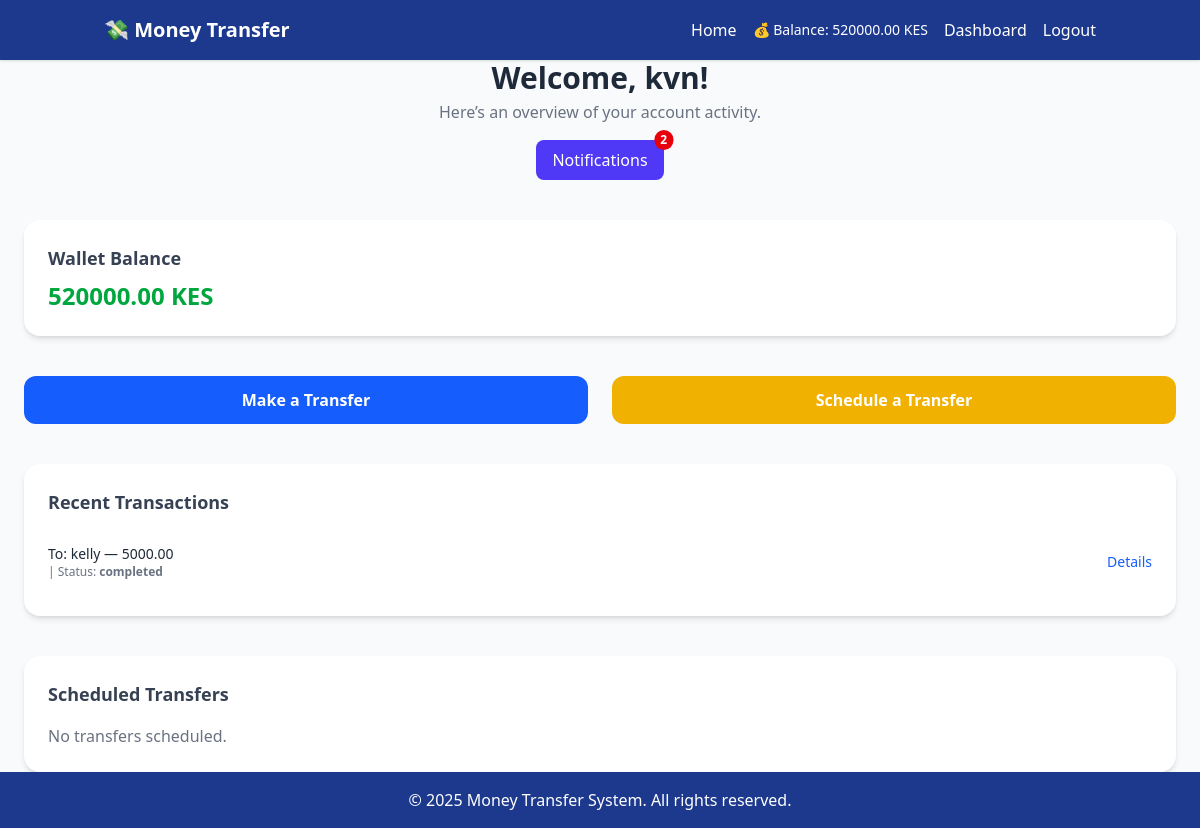
The app's page /dashboard/ (signed in) with its own data.
### apps/transfer_currency/infrastructure/models.py (models this page shows, shortened)
class TimeAbstractModel(models.Model):
    created_at = models.DateTimeField(auto_now_add=True)
    updated_at = models.DateTimeField(auto_now=True)
    created_by = models.ForeignKey(
        settings.AUTH_USER_MODEL,
        on_delete=models.SET_NULL,
        null=True,
        blank=True,
        related_name="%(class)s_created",
    )
    deleted_by = models.ForeignKey(
        settings.AUTH_USER_MODEL,
        on_delete=models.SET_NULL,
        null=True,
        blank=True,
        related_name="%(class)s_deleted",
    )
    deleted_at = models.DateTimeField(null=True, blank=True)
    class Meta:
        abstract = True

class Wallet(TimeAbstractModel):
    user = models.ForeignKey(
        settings.AUTH_USER_MODEL,
        on_delete=models.CASCADE,
    )
    balance = models.DecimalField(max_digits=20, decimal_places=2)
    currency = models.CharField(max_length=10, choices=CurrencyChoices.choices)
    class Meta:
        app_label = "transfer_currency"

class Transaction(TimeAbstractModel):
    id = models.AutoField(primary_key=True)
    sender_wallet = models.ForeignKey(
        Wallet, on_delete=models.CASCADE, related_name="sent_transactions"
    )
    receiver_wallet = models.ForeignKey(
        Wallet, on_delete=models.CASCADE, related_name="received_transactions"
    )
    amount = models.DecimalField(max_digits=20, decimal_places=2)
    scheduled = models.DateTimeField(null=True, blank=True)
    event = models.CharField(max_length=255)
    status = models.CharField(max_length=50, choices=TransactionStatusChoices.choices)
    class Meta:
        app_label = "transfer_currency"

### apps/accounts/infrastructure/models.py (models this page shows, shortened)
class User(AbstractUser):
    phone_number = models.CharField(max_length=20)
    email = models.EmailField(unique=True)

### apps/transfer_currency/interfaces/views.py (the view)
# urls.py: path("dashboard/", views.DashboardView.as_view(), name="dashboard"),
class DashboardView(LoginRequiredMixin, TemplateView):
    template_name = "dashboard.html"
    def get_context_data(self, **kwargs):
        context = super().get_context_data(**kwargs)
        user = self.request.user
        wallet = get_object_or_404(Wallet, user=user)
        context["wallet"] = wallet
        context["transactions"] = Transaction.objects.filter(
            sender_wallet=wallet
        ).order_by("-created_at")
        context["scheduled_transfers"] = Transaction.objects.filter(
            sender_wallet=wallet,
            status="scheduled",
            scheduled__gt=timezone.now(),
        ).order_by("-created_at")
        context["unread_notifications"] = Notification.objects.filter(
            user=user, is_read=False
        ).count()
        return context

### apps/transfer_currency/interfaces/context_processors.py (called while the page is built)
def global_context(request):
    context = {}
    if request.user.is_authenticated:
        context["unread_notifications"] = Notification.objects.filter(
            user=request.user, is_read=False
        ).count()
    return context

### money_system_transfer/templates/dashboard.html (shortened to what this page needs)
{% extends "base.html" %}
{% load static %}
{% block content %}
<div >
  <div class="max-w-6xl mx-auto space-y-10">
    <div class="text-center">
      <h1 class="text-3xl font-bold text-gray-800">Welcome, {{ user.username }}!</h1>
      <p class="text-gray-500 mt-1">Here’s an overview of your account activity.</p>
      <div class="mt-4 flex justify-center">
        <a href="{% url 'notifications' %}" class="relative inline-flex items-center px-4 py-2 bg-indigo-600 text-white rounded-lg hover:bg-indigo-700 transition">
          <span>Notifications</span>
          {% if unread_notifications > 0 %}
            <span class="absolute top-0 right-0 transform translate-x-1/2 -translate-y-1/2 bg-red-600 text-white text-xs font-bold px-1.5 py-0.5 rounded-full">
              {{ unread_notifications }}
            </span>
          {% endif %}
        </a>
      </div>
    </div>
    <div class="bg-white shadow-md rounded-2xl p-6">
      <h2 class="text-lg font-semibold text-gray-700 mb-2">Wallet Balance</h2>
      <div class="text-2xl font-bold text-green-600">{{ wallet.balance|floatformat:2 }} {{ wallet.currency }}</div>
    </div>
    <div class="grid grid-cols-1 md:grid-cols-2 gap-6">
      <a href="{% url 'create_transfer' %}" class="block bg-blue-600 hover:bg-blue-700 text-white text-center font-semibold py-3 rounded-xl transition duration-200">
        Make a Transfer</a>
      <a href="{% url 'schedule_transfer' %}" class="block bg-yellow-500 hover:bg-yellow-600 text-white text-center font-semibold py-3 rounded-xl transition duration-200">
        Schedule a Transfer
      </a>
    </div>
    <div class="bg-white shadow-md rounded-2xl p-6">
      <h2 class="text-lg font-semibold text-gray-700 mb-4">Recent Transactions</h2>
      {% if transactions %}
        <ul class="divide-y divide-gray-200">
          {% for tx in transactions %}
            <li class="py-3 flex justify-between items-center">
              <div>
                <p class="text-sm font-medium text-gray-800">
                  To: {{ tx.receiver_wallet.user.username }} — {{ tx.amount }} {{ tx.currency }}
                </p>
                <p class="text-xs text-gray-500">
                  <span class="utc-datetime" data-dt="{{ tx.timestamp|date:'c' }}"></span> |
                  Status: <span class="font-semibold">{{ tx.status }}</span>
                </p>
              </div>
              <a href="{% url 'transaction_detail' tx.id %}" class="text-sm text-blue-600 hover:underline">Details</a>
            </li>
          {% endfor %}
        </ul>
      {% else %}
        <p class="text-gray-500">No recent transactions.</p>
      {% endif %}
    </div>
    <div class="bg-white shadow-md rounded-2xl p-6">
      <h2 class="text-lg font-semibold text-gray-700 mb-4">Scheduled Transfers</h2>
      {% if scheduled_transfers %}
        <ul class="divide-y divide-gray-200">
          {% for tx in scheduled_transfers %}
            <li class="py-3 flex justify-between items-center">
              <div>
                <p class="text-sm font-medium text-gray-800">
                  To: {{ tx.receiver_wallet.user.username }} — {{ tx.amount }} {{ tx.currency }}
                </p>
                <p class="text-xs text-gray-500">
                  Scheduled for: <span class="utc-datetime" data-dt="{{ tx.scheduled|date:'c' }}"></span>
                </p>
              </div>
              <form method="post" action="{% url 'cancel_scheduled_transfer' tx.id %}">
                {% csrf_token %}
                <button type="submit" class="bg-red-600 hover:bg-red-700 text-white text-xs font-semibold px-3 py-1 rounded-lg transition">
                  Cancel
                </button>
              </form>
            </li>
          {% endfor %}
        </ul>
      {% else %}
        <p class="text-gray-500">No transfers scheduled.</p>
      {% endif %}
    </div>
  </div>
</div>
{% endblock %}

### money_system_transfer/templates/base.html (shortened to what this page needs)
{% load static %}
<!DOCTYPE html>
<html lang="en">
<head>
  <script src="https://cdn.jsdelivr.net/npm/@tailwindcss/browser@4"></script>
</head>
<body class="bg-gray-50 text-gray-800 min-h-screen flex flex-col">
  <header class="bg-blue-900 text-white shadow">
    <div class="container mx-auto px-4 py-4 flex justify-between items-center">
      <div class="text-xl font-bold">💸 Money Transfer</div>
      <nav class="space-x-4 flex items-center">
        <a href="{% url 'home' %}" class="hover:underline">Home</a>
        {% if user.is_authenticated %}
          <span class="text-sm font-medium mr-4">
            💰 Balance: {{ wallet.balance|floatformat:2 }} {{ wallet.currency|default:"USD" }}
          </span>
          <a href="{% url 'dashboard' %}" class="hover:underline mr-4">Dashboard</a>
          <form method="post" action="{% url 'logout' %}" class="inline">
            <button type="submit" class="hover:underline text-white bg-transparent border-none p-0 cursor-pointer">
              Logout
            </button>
          </form>
        {% else %}
          <a href="{% url 'login' %}" class="hover:underline mr-4">Login</a>
          <a href="{% url 'register' %}" class="hover:underline">Sign Up</a>
        {% endif %}
      </nav>
    </div>
  </header>
  <main class="flex-1">
    {% block content %}
    {% endblock %}
  </main>
  <footer class="bg-blue-900 text-white text-center py-4">
    &copy; 2025 Money Transfer System. All rights reserved.
  </footer>
</body>
</html>

### records on screen
Wallet: balance "520000.00", currency "KES"
User: username "kvn"
Transaction: receiver_wallet.user.username "kelly", amount "5000.00", status "completed"

### other values on screen
{{ unread_notifications }} "2"
